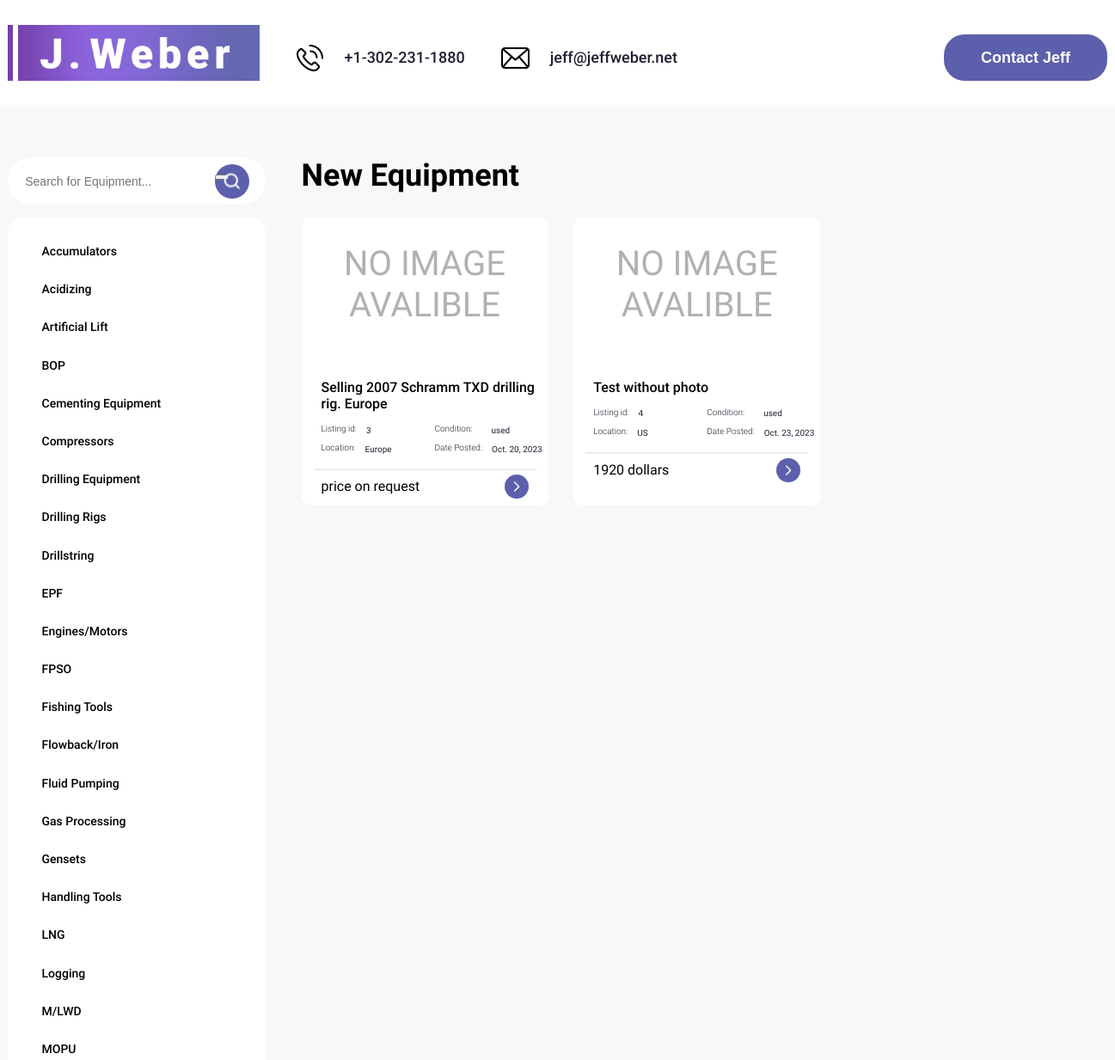
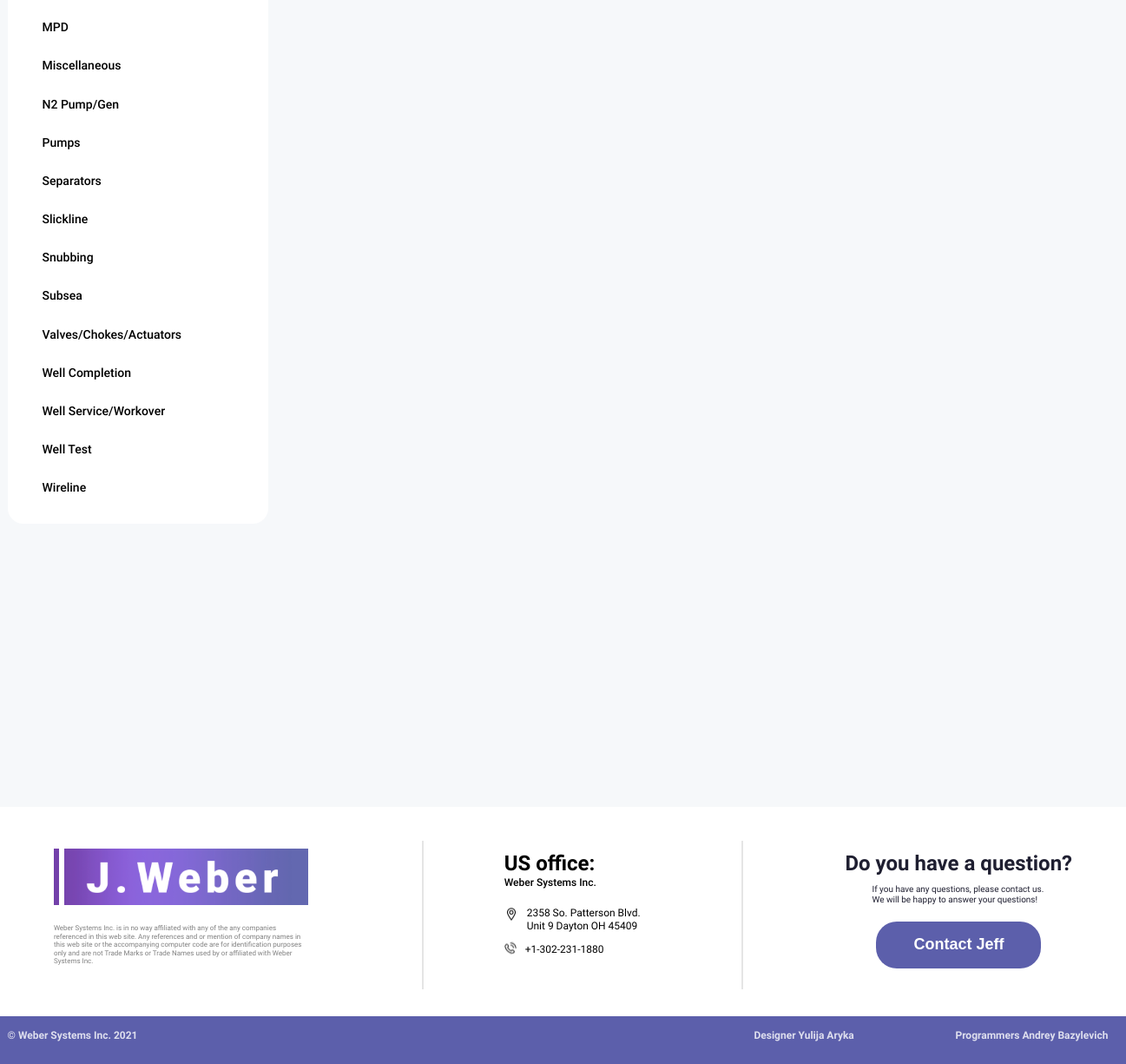
The page / on the database its author committed (2 pictures, top to bottom).
### website/models.py (models this page shows, shortened)
class Category (models.Model):
    name = models.TextField(max_length=1000)

class Product (models.Model):
    CHOISE_GENRE = (
        ('used', "used"),
        ('new', "new"),
    )
    category = models.ForeignKey(Category, on_delete=models.CASCADE)
    product_title = models.TextField(max_length=1000)
    condition = models.TextField()
    quantity = models.TextField()
    location = models.TextField(max_length=100)
    data_posted = models.DateField(auto_now=False)
    price = models.TextField(max_length=50)
    description = models.TextField()
    image = models.ImageField(upload_to='media/product_images', null=True, blank=True)

### website/views.py (the view)
# urls.py: path('', views.homepage, name='categories_view'),
def homepage(request, pk=None):
    context = {}
    if pk:
        category = Category.objects.get(pk=pk)
        products = Product.objects.filter(category=category)
    else:
        products = Product.objects.all()
    categories = Category.objects.all().order_by('name')
    context['categories'] = categories
    if request.method == 'POST':
        search_term = request.POST.get('search', '')
        q_title = Q(product_title__icontains=search_term)
        q_id = Q(id__icontains=search_term)
        q_combined = q_title | q_id
        results = Product.objects.filter(q_combined)
        context['products'] = results
    else:
        context['products'] = products
    return render(request, 'homepage.html', context)

### website/templates/homepage.html (shortened to what this page needs)
{% load static %}
<!DOCTYPE html>
<html lang="en">
<head>
    <link rel="stylesheet" href="{% static 'styles/style.css'%}">
</head>
<body>
    {% block header %}
    <header class="header">
        <div class="wrapper">
           <div class="header_wrapper">
               <div class="header_logo">
                   <a href="{% url 'categories_view' %}" class="header_logo-link">
                       <img src="{% static 'img/svg/logo.svg'%}" alt="logo" class="header_logo-pic">
                   </a>
               </div>
               <nav class="header_nav">
                   <div class="header_block">
                       <ul class="header_list">
                           <li class="header_item">
                               <div class="nav_wrapper">
                                   <img src="{% static 'img/svg/icon_phone.svg'%}" alt="icon phone" class="icon_phone">
                                   <a href="#!" class="header_link">+1-302-231-1880</a>
                               </div>
                           </li>
                           <li class="header_item">
                               <div class="nav_wrapper">
                                   <img src="{% static 'img/svg/icon_message.svg'%}" alt="icon email" class="icon_email">
                                   <a href="#!" class="header_link">jeff@jeffweber.net</a>
                               </div>
                           </li>
                       </ul>
                       <button class="btn" data-modal>Contact Jeff</button>
                   </div>
               </nav>
           </div>
        </div>
    </header>
    {% endblock %}
    <main class="main">
        <section class="intro">
            <div class="wrapper">
                {% block left %}
                <div class="left_block">
<form class="search-form" method="post" action="{% url 'categories_view' %}">
    <div class="search_wrapper">
        <input type="text" class="search_input" name="search" placeholder="Search for Equipment...">
        <div class="search_button">
            <button type="submit">
                <img src="{% static 'img/svg/lupa.svg' %}" alt="" class="search_icon">
            </button>
        </div>
    </div>
</form>
                    <form class="categories-form">
                        <div class="categories_wrapper">
                            <ul class="categories_items">
                                {% for category in categories %}
                                    <li class="categories_item">
                                        <a href="{% url 'categories_view' category.pk %}" >{{ category.name }}</a>
                                    </li>
                                {% endfor %}
                            </ul>
                        </div>
                    </form>
                </div>
                {% endblock %}
                {% block right %}
                <div class="right_block">
                    <div class="title_right_block">
                        <h1>New Equipment</h1>
                    </div>
                    <div class="right_wrapper">
                        {% for product in products %}
                            <div class="card">
                                <div class="card_image">
                                    <p id="noneid{{ product.id }}" class="noimage">NO IMAGE
                                        AVALIBLE
                                    </p>
                                </div>
                                <div class="card_descr">
                                    <div class="card_title">{{ product.product_title }}</div>
                                    <div class="card_subtitle">
                                        <div class="title_category">
                                            <h1>Listing id:</h1>
                                            <li class="category_value">
                                                <a href="#!" >{{ product.id }}</a>
                                            </li>
                                        </div>
                                        <div class="title_condition">
                                            <h1>Condition:</h1>
                                            <li class="condition_value">
                                                <a href="#!" >{{ product.condition }}</a>
                                            </li>
                                        </div>
                                        <div class="title_location">
                                            <h1>Location:</h1>
                                            <li class="location_value">
                                                <a href="#!" >{{ product.location }}</a>
                                            </li>
                                        </div>
                                        <div class="title_date">
                                            <h1>Date Posted:</h1>
                                            <li class="date_value">
                                                <a href="#!" >{{ product.data_posted }}</a>
                                            </li>
                                        </div>
                                    </div>
                                </div>
                                <hr>
                                <div class="card_footer">
                                    <div class="card_price">{{ product.price }}</div>
                                    <a href="{% url 'product_view' product.pk %}" class="card_button">
                                        <img src="{% static 'img/svg/button_right_block.svg'%}" alt="#!" class="card_icon">
                                    </a>
                                </div>
                            </div>
                        {% endfor %}
                    </div>
                </div>
                {% endblock %}
            </div>
        </section>
    </main>
    {% block footer %}
    <footer class="footer">
        <div class="footer_up">
            <div class="wrapper">
                <div class="footer_up_left">
                    <div class="logo_footer_left">
                       <a href="/" class="footer_logo-link">
                           <img src="{% static 'img/svg/logo.svg'%}" alt="logo" class="footer_logo-pic">
                       </a>
                    </div>
                    <div class="footer_logo_text">
                        <h1>Weber Systems Inc. is in no way affiliated with any of the any companies referenced in this web site. Any references and or mention of company names in this web site or the accompanying computer code are for identification purposes only and are not Trade Marks or Trade Names used by or affiliated with Weber Systems Inc.</h1>
                    </div>
                </div>
                <hr>
                <div class="contact_centre_footer">
                    <div class="office_footer">
                        <div class="us_centre_footer">
                            <h1>US office:</h1>
                        </div>
                        <div class="us_title_centre_footer">
                            <h1>Weber Systems Inc.</h1>
                        </div>
                    </div>
                    <div class="contact_footer">
                        <div class="us_address_footer">
                            <div class="address_us_wrapper">
                                <img src="{% static 'img/svg/icon_location.svg'%}" alt="icon_location" class="icon_location">
                                <h1>2358 So. Patterson Blvd. Unit 9 Dayton OH 45409</h1>
                            </div>
                        </div>
                        <div class="phone_us_footer">
                            <div class="phone_us_wrapper">
                                <img src="{% static 'img/svg/icon_phone_small.svg'%}" alt="icon_phone_small" class="icon_phone_small">
                                <h1>+1-302-231-1880</h1>
                            </div>
                        </div>
                    </div>
                </div>
                <hr>
                <div class="footer_contact_jeff">
                    <div class="footer_text_question">
                        <h1>Do you have a question?</h1>
                    </div>
                    <div class="footer_text_question_two">
                        <h1>If you have any questions, please contact us. We will be happy to answer your questions!</h1>
                    </div>
                    <button class="footer_button" data-modal >Contact Jeff</button>
                </div>
            </div>
        </div>
        <div class="footer_down">
            <div class="wrapper">
                <div class="footer_wrapper">
                    <div class="title_left_footer"><h1>© Weber Systems Inc. 2021</h1></div>
                    <div class="designer"><h1>Designer Yulija Aryka</h1></div>
                    <div class="programmes"><h1>Programmers Andrey Bazylevich </h1></div>
                </div>
            </div>
        </div>
    </footer>
    {% endblock %}
</body>
</html>

### rows shown on the page
Category: name "Accumulators"
Category: name "Acidizing"
Category: name "Artificial Lift"
Category: name "BOP"
Category: name "Cementing Equipment"
Category: name "Compressors"
Category: name "Drilling Equipment"
Category: name "Drilling Rigs"
Category: name "Drillstring"
Category: name "EPF"
Category: name "Engines/Motors"
Category: name "FPSO"
Category: name "Fishing Tools"
Category: name "Flowback/Iron"
Category: name "Fluid Pumping"
Category: name "Gas Processing"
Category: name "Gensets"
Category: name "Handling Tools"
Category: name "LNG"
Category: name "Logging"
Category: name "M/LWD"
Category: name "MOPU"
Category: name "MPD"
Category: name "Miscellaneous"
Category: name "N2 Pump/Gen"
Category: name "Pumps"
Category: name "Separators"
Category: name "Slickline"
Category: name "Snubbing"
Category: name "Subsea"
Category: name "Valves/Chokes/Actuators"
Category: name "Well Completion"
Category: name "Well Service/Workover"
Category: name "Well Test"
Category: name "Wireline"
Product: product_title "Selling 2007 Schramm TXD drilling rig. Europe", id "3", condition "used", location "Europe", data_posted "Oct. 20, 2023", price "price on request"
Product: product_title "Test without photo", id "4", condition "used", location "US", data_posted "Oct. 23, 2023", price "1920 dollars"
